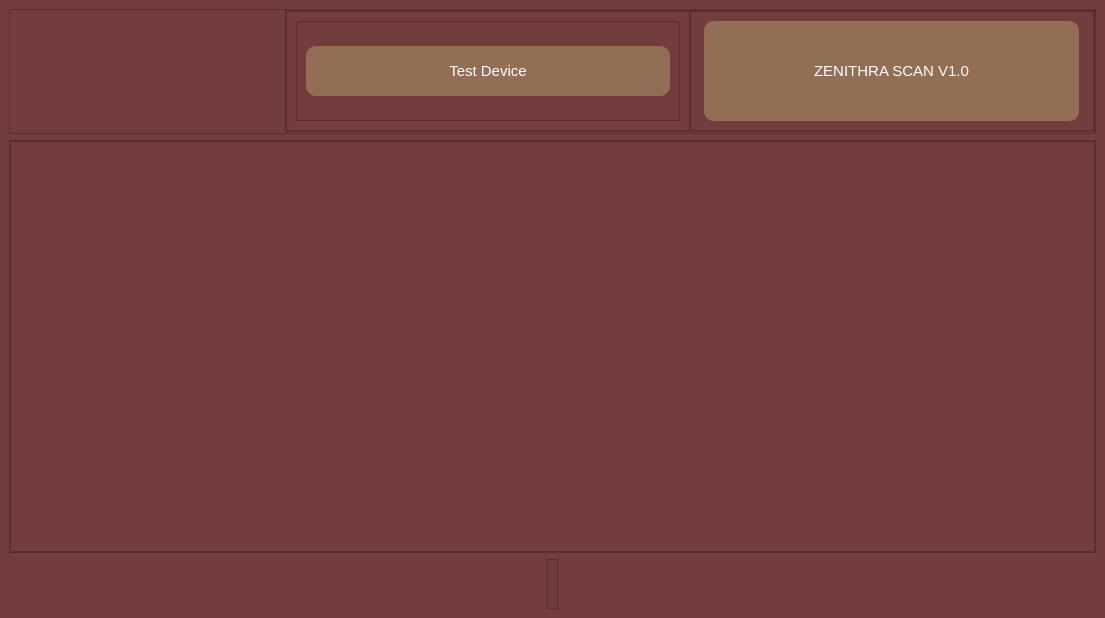
<?xml version="1.0" encoding="UTF-8"?>
<ui version="4.0">
 <class>MainWindow</class>
 <widget class="QMainWindow" name="MainWindow">
  <property name="geometry">
   <rect>
    <x>0</x>
    <y>0</y>
    <width>1105</width>
    <height>618</height>
   </rect>
  </property>
  <property name="sizePolicy">
   <sizepolicy hsizetype="Preferred" vsizetype="Fixed">
    <horstretch>0</horstretch>
    <verstretch>0</verstretch>
   </sizepolicy>
  </property>
  <property name="windowTitle">
   <string>MainWindow</string>
  </property>
  <widget class="QWidget" name="centralwidget">
   <property name="styleSheet">
    <string notr="true">*{
background-color: #743d3d;
font-size : 15px;
}
QPushButton{
background-color: #926e55;
color: rgb(255, 255, 255);
width : 100%;
padding : 10px;
border-radius: 10px}
QPushButton:hover{
background-color: #634b3a
}

</string>
   </property>
   <layout class="QVBoxLayout" name="verticalLayout">
    <item>
     <widget class="QFrame" name="frame">
      <property name="minimumSize">
       <size>
        <width>0</width>
        <height>125</height>
       </size>
      </property>
      <property name="maximumSize">
       <size>
        <width>16777215</width>
        <height>16777215</height>
       </size>
      </property>
      <property name="autoFillBackground">
       <bool>false</bool>
      </property>
      <property name="frameShape">
       <enum>QFrame::StyledPanel</enum>
      </property>
      <property name="frameShadow">
       <enum>QFrame::Raised</enum>
      </property>
      <layout class="QHBoxLayout" name="horizontalLayout">
       <property name="spacing">
        <number>0</number>
       </property>
       <property name="leftMargin">
        <number>0</number>
       </property>
       <property name="topMargin">
        <number>0</number>
       </property>
       <property name="rightMargin">
        <number>0</number>
       </property>
       <property name="bottomMargin">
        <number>0</number>
       </property>
       <item>
        <widget class="QLabel" name="label">
         <property name="minimumSize">
          <size>
           <width>275</width>
           <height>100</height>
          </size>
         </property>
         <property name="maximumSize">
          <size>
           <width>275</width>
           <height>100</height>
          </size>
         </property>
         <property name="text">
          <string/>
         </property>
         <property name="pixmap">
          <pixmap>../LOGO/zentrack-high-resolution-logo-transparent.png</pixmap>
         </property>
         <property name="scaledContents">
          <bool>true</bool>
         </property>
        </widget>
       </item>
       <item alignment="Qt::AlignVCenter">
        <widget class="QFrame" name="frame_4">
         <property name="frameShape">
          <enum>QFrame::StyledPanel</enum>
         </property>
         <property name="frameShadow">
          <enum>QFrame::Raised</enum>
         </property>
         <layout class="QHBoxLayout" name="horizontalLayout_2">
          <property name="spacing">
           <number>0</number>
          </property>
          <property name="leftMargin">
           <number>0</number>
          </property>
          <property name="topMargin">
           <number>0</number>
          </property>
          <property name="rightMargin">
           <number>0</number>
          </property>
          <property name="bottomMargin">
           <number>0</number>
          </property>
          <item>
           <widget class="QFrame" name="frame_8">
            <property name="frameShape">
             <enum>QFrame::StyledPanel</enum>
            </property>
            <property name="frameShadow">
             <enum>QFrame::Raised</enum>
            </property>
            <layout class="QHBoxLayout" name="horizontalLayout_5">
             <item>
              <widget class="QFrame" name="frame_5">
               <property name="frameShape">
                <enum>QFrame::StyledPanel</enum>
               </property>
               <property name="frameShadow">
                <enum>QFrame::Raised</enum>
               </property>
               <layout class="QVBoxLayout" name="verticalLayout_3">
                <item>
                 <widget class="QPushButton" name="testbtn">
                  <property name="minimumSize">
                   <size>
                    <width>0</width>
                    <height>35</height>
                   </size>
                  </property>
                  <property name="maximumSize">
                   <size>
                    <width>375</width>
                    <height>50</height>
                   </size>
                  </property>
                  <property name="text">
                   <string>Test Device</string>
                  </property>
                 </widget>
                </item>
               </layout>
              </widget>
             </item>
            </layout>
           </widget>
          </item>
          <item>
           <widget class="QFrame" name="frame_6">
            <property name="frameShape">
             <enum>QFrame::StyledPanel</enum>
            </property>
            <property name="frameShadow">
             <enum>QFrame::Raised</enum>
            </property>
            <layout class="QHBoxLayout" name="horizontalLayout_4">
             <item alignment="Qt::AlignHCenter|Qt::AlignVCenter">
              <widget class="QPushButton" name="pushButton_3">
               <property name="minimumSize">
                <size>
                 <width>375</width>
                 <height>100</height>
                </size>
               </property>
               <property name="text">
                <string>ZENITHRA SCAN V1.0</string>
               </property>
              </widget>
             </item>
            </layout>
           </widget>
          </item>
         </layout>
        </widget>
       </item>
      </layout>
     </widget>
    </item>
    <item>
     <widget class="QFrame" name="frame_2">
      <property name="frameShape">
       <enum>QFrame::StyledPanel</enum>
      </property>
      <property name="frameShadow">
       <enum>QFrame::Raised</enum>
      </property>
      <layout class="QVBoxLayout" name="verticalLayout_2">
       <property name="spacing">
        <number>0</number>
       </property>
       <property name="sizeConstraint">
        <enum>QLayout::SetMinimumSize</enum>
       </property>
       <property name="leftMargin">
        <number>0</number>
       </property>
       <property name="topMargin">
        <number>0</number>
       </property>
       <property name="rightMargin">
        <number>0</number>
       </property>
       <property name="bottomMargin">
        <number>0</number>
       </property>
       <item>
        <widget class="QFrame" name="frame_7">
         <property name="sizePolicy">
          <sizepolicy hsizetype="Preferred" vsizetype="Expanding">
           <horstretch>0</horstretch>
           <verstretch>0</verstretch>
          </sizepolicy>
         </property>
         <property name="maximumSize">
          <size>
           <width>2000</width>
           <height>850</height>
          </size>
         </property>
         <property name="frameShape">
          <enum>QFrame::StyledPanel</enum>
         </property>
         <property name="frameShadow">
          <enum>QFrame::Raised</enum>
         </property>
         <layout class="QHBoxLayout" name="horizontalLayout_15">
          <item alignment="Qt::AlignLeft|Qt::AlignTop">
           <widget class="QStackedWidget" name="stackedWidget">
            <property name="sizePolicy">
             <sizepolicy hsizetype="Preferred" vsizetype="Expanding">
              <horstretch>0</horstretch>
              <verstretch>0</verstretch>
             </sizepolicy>
            </property>
            <property name="currentIndex">
             <number>1</number>
            </property>
            <widget class="QWidget" name="page1">
             <property name="sizePolicy">
              <sizepolicy hsizetype="Preferred" vsizetype="Expanding">
               <horstretch>0</horstretch>
               <verstretch>0</verstretch>
              </sizepolicy>
             </property>
             <layout class="QGridLayout" name="gridLayout_9">
              <property name="leftMargin">
               <number>0</number>
              </property>
              <property name="topMargin">
               <number>0</number>
              </property>
              <property name="rightMargin">
               <number>0</number>
              </property>
              <property name="bottomMargin">
               <number>0</number>
              </property>
              <property name="spacing">
               <number>0</number>
              </property>
             </layout>
            </widget>
            <widget class="QWidget" name="page_2"/>
           </widget>
          </item>
         </layout>
        </widget>
       </item>
      </layout>
     </widget>
    </item>
    <item alignment="Qt::AlignHCenter|Qt::AlignBottom">
     <widget class="QFrame" name="frame_3">
      <property name="sizePolicy">
       <sizepolicy hsizetype="Preferred" vsizetype="Fixed">
        <horstretch>0</horstretch>
        <verstretch>0</verstretch>
       </sizepolicy>
      </property>
      <property name="minimumSize">
       <size>
        <width>0</width>
        <height>50</height>
       </size>
      </property>
      <property name="maximumSize">
       <size>
        <width>16777215</width>
        <height>50</height>
       </size>
      </property>
      <property name="styleSheet">
       <string notr="true">position:fixed</string>
      </property>
      <property name="frameShape">
       <enum>QFrame::StyledPanel</enum>
      </property>
      <property name="frameShadow">
       <enum>QFrame::Raised</enum>
      </property>
      <layout class="QHBoxLayout" name="horizontalLayout_3">
       <property name="spacing">
        <number>0</number>
       </property>
       <property name="leftMargin">
        <number>0</number>
       </property>
       <property name="topMargin">
        <number>0</number>
       </property>
       <property name="rightMargin">
        <number>0</number>
       </property>
       <property name="bottomMargin">
        <number>0</number>
       </property>
       <item>
        <widget class="QLabel" name="label_2">
         <property name="maximumSize">
          <size>
           <width>150</width>
           <height>50</height>
          </size>
         </property>
         <property name="text">
          <string/>
         </property>
         <property name="pixmap">
          <pixmap>../LOGO/zentrack-favicon-white.png</pixmap>
         </property>
         <property name="scaledContents">
          <bool>true</bool>
         </property>
        </widget>
       </item>
      </layout>
     </widget>
    </item>
   </layout>
  </widget>
 </widget>
 <resources>
  <include location="RES.qrc"/>
 </resources>
 <connections/>
</ui>
